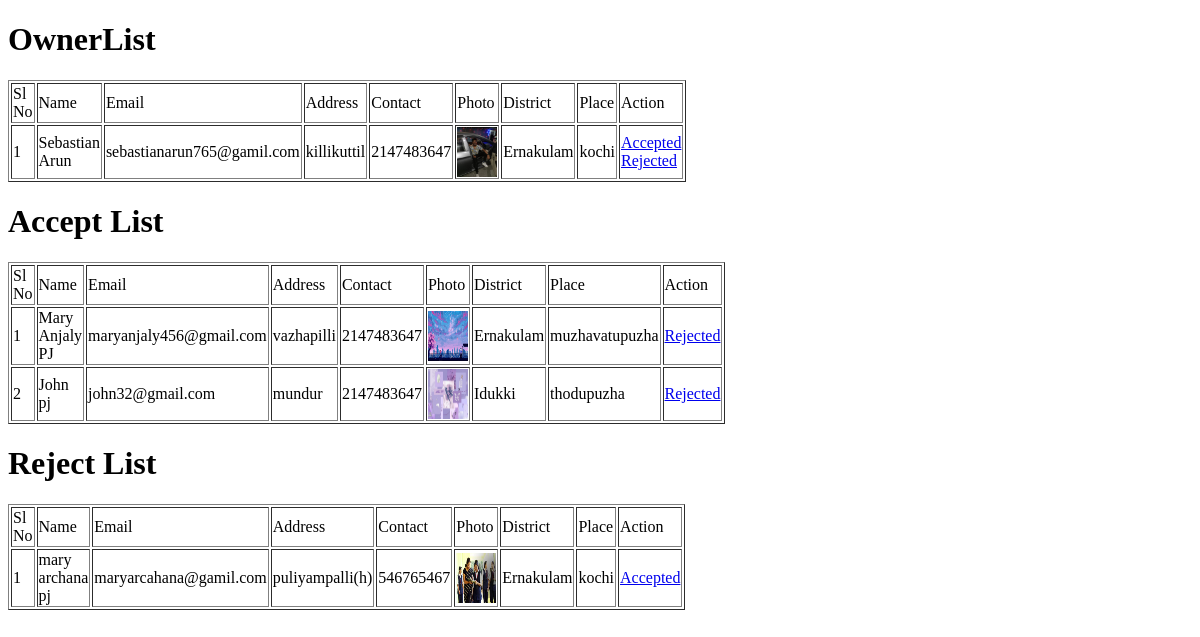
The page /Project/Admin/Ownerlist.php on the database as committed earlier.
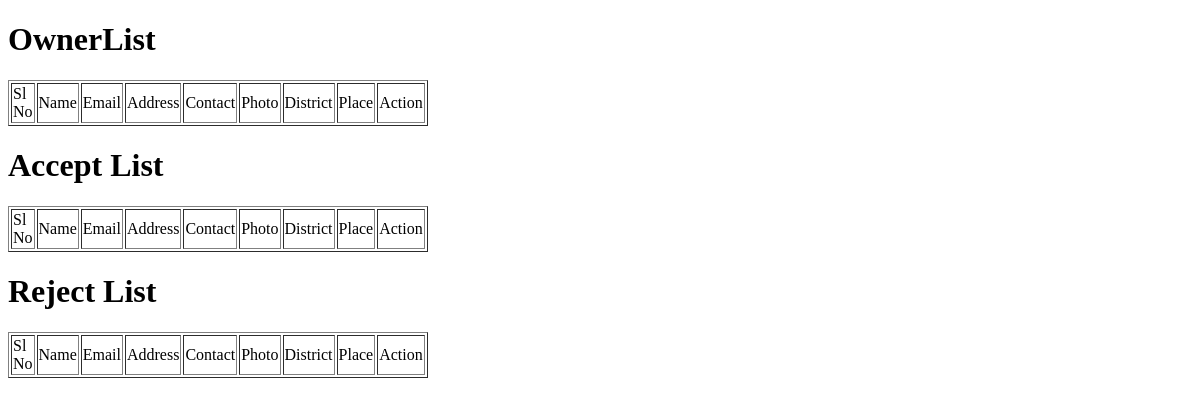
The same page on the database as committed later.
### tables this page shows
CREATE TABLE `tbl_owner` (
  `owner_id` int(11) NOT NULL,
  `owner_name` varchar(50) NOT NULL,
  `owner_email` varchar(60) NOT NULL,
  `owner_password` int(20) NOT NULL,
  `owner_contact` int(10) NOT NULL,
  `owner_address` varchar(56) NOT NULL,
  `owner_photo` varchar(76) NOT NULL,
  `owner_proof` varchar(87) NOT NULL,
  `owner_status` int(11) NOT NULL DEFAULT 0,
  `place_id` int(11) NOT NULL
);

CREATE TABLE `tbl_district` (
  `district_id` int(11) NOT NULL,
  `district_name` varchar(25) NOT NULL
);

CREATE TABLE `tbl_place` (
  `place_id` int(11) NOT NULL,
  `place_name` varchar(80) NOT NULL,
  `district_id` int(11) NOT NULL
);

### Project/Admin/Ownerlist.php (the view, shortened to what this page needs)
<?php
include("../Assets/Connection/Connection.php");
			?>
<!DOCTYPE html PUBLIC "-//W3C//DTD XHTML 1.0 Transitional//EN" "http://www.w3.org/TR/xhtml1/DTD/xhtml1-transitional.dtd">
<html xmlns="http://www.w3.org/1999/xhtml">
<head>
</head>
<body>
<h1>OwnerList</h1>
  <table width="200" border="1">
    <tr>
      <td>Sl No</td>
      <td>Name</td>
      <td>Email</td>
      <td>Address</td>
      <td>Contact</td>
      <td>Photo</td>
      <td>District</td>
      <td>Place</td>
      <td>Action</td>
    </tr>
    <?php
	$i=0;
	$selQry="select * from tbl_owner u inner join tbl_place p on u.place_id = p.place_id inner join tbl_district d on p.district_id=d.district_id where owner_status=0";
	$row=$Con->query($selQry);
	while($data=$row->fetch_assoc())
	{
		$i++;
	?>
    <tr>
      <td> <?php echo $i ?></td>
      <td> <?php  echo $data['owner_name'] ?></td>
      <td> <?php echo $data['owner_email']?></td>
      <td> <?php echo $data['owner_address']?></td>
      <td> <?php echo $data['owner_contact']?></td>
      <td><img src="../Assets/Files/User/Photo/<?php echo $data['owner_photo'] ?>" width="40" height="50" /></td>
      <td> <?php echo $data['district_name']?></td>
      <td> <?php echo $data['place_name']?></td>
      <td> <a href = "OwnerList.php? aid=<?php echo $data['owner_id'] ?>"> Accepted </a>
      <a href = "OwnerList.php? rid=<?php echo $data['owner_id'] ?>"> Rejected </a></td>
    </tr>
    <?php
	}
	?>
  </table>
</body>
</html>
<h1>Accept List</h1>
  <table width="200" border="1">
    <tr>
      <td>Sl No</td>
      <td>Name</td>
      <td>Email</td>
      <td>Address</td>
      <td>Contact</td>
      <td>Photo</td>
      <td>District</td>
      <td>Place</td>
      <td>Action</td>
    </tr>
    <?php
	$i=0;
	$selQry="select * from tbl_owner u inner join tbl_place p on u.place_id = p.place_id inner join tbl_district d on p.district_id=d.district_id where owner_status=1";
	$row=$Con->query($selQry);
	while($data=$row->fetch_assoc())
	{
		$i++;
	?>
    <tr>
      <td> <?php echo $i ?></td>
      <td> <?php  echo $data['owner_name'] ?></td>
      <td> <?php echo $data['owner_email']?></td>
      <td> <?php echo $data['owner_address']?></td>
      <td> <?php echo $data['owner_contact']?></td>
      <td><img src="../Assets/Files/User/Photo/<?php echo $data['owner_photo'] ?>" width="40" height="50" /></td>
      <td> <?php echo $data['district_name']?></td>
      <td> <?php echo $data['place_name']?></td>
      <td> <a href = "OwnerList.php? rid=<?php echo $data['owner_id'] ?>"> Rejected </a></td>
    </tr>
    <?php
	}
	?>
  </table>
<h1>Reject List</h1>
  <table width="200" border="1">
    <tr>
      <td>Sl No</td>
      <td>Name</td>
      <td>Email</td>
      <td>Address</td>
      <td>Contact</td>
      <td>Photo</td>
      <td>District</td>
      <td>Place</td>
      <td>Action</td>
    </tr>
    <?php
	$i=0;
	$selQry="select * from tbl_owner u inner join tbl_place p on u.place_id = p.place_id inner join tbl_district d on p.district_id=d.district_id where owner_status=2";
	$row=$Con->query($selQry);
	while($data=$row->fetch_assoc())
	{
		$i++;
	?>
    <tr>
      <td> <?php echo $i ?></td>
      <td> <?php  echo $data['owner_name'] ?></td>
      <td> <?php echo $data['owner_email']?></td>
      <td> <?php echo $data['owner_address']?></td>
      <td> <?php echo $data['owner_contact']?></td>
      <td><img src="../Assets/Files/User/Photo/<?php echo $data['owner_photo'] ?>" width="40" height="50" /></td>
      <td> <?php echo $data['district_name']?></td>
      <td> <?php echo $data['place_name']?></td>
      <td> <a href = "OwnerList.php? aid=<?php echo $data['owner_id'] ?>"> Accepted </a>
     </td>
    </tr>
    <?php
	}
	?>
  </table>

Rows that differ between the two databases and show on the page:
removed tbl_owner: owner_name "Sebastian Arun", owner_email "sebastianarun765@gamil.com", owner_address "killikuttil", owner_contact "2147483647", owner_photo (picture), tbl_district.district_name "Ernakulam", place.place_name "kochi", shown under "OwnerList"
removed tbl_owner: owner_name "Mary Anjaly PJ", owner_email "maryanjaly456@gmail.com", owner_address "vazhapilli", owner_contact "2147483647", owner_photo (picture), tbl_district.district_name "Ernakulam", place.place_name "muzhavatupuzha", shown under "Accept List"
removed tbl_owner: owner_name "John pj", owner_email "john32@gmail.com", owner_address "mundur", owner_contact "2147483647", owner_photo (picture), tbl_district.district_name "Idukki", place.place_name "thodupuzha", shown under "Accept List"
removed tbl_owner: owner_name "mary archana pj", owner_email "maryarcahana@gamil.com", owner_address "puliyampalli(h)", owner_contact "546765467", owner_photo (picture), tbl_district.district_name "Ernakulam", place.place_name "kochi", shown under "Reject List"
